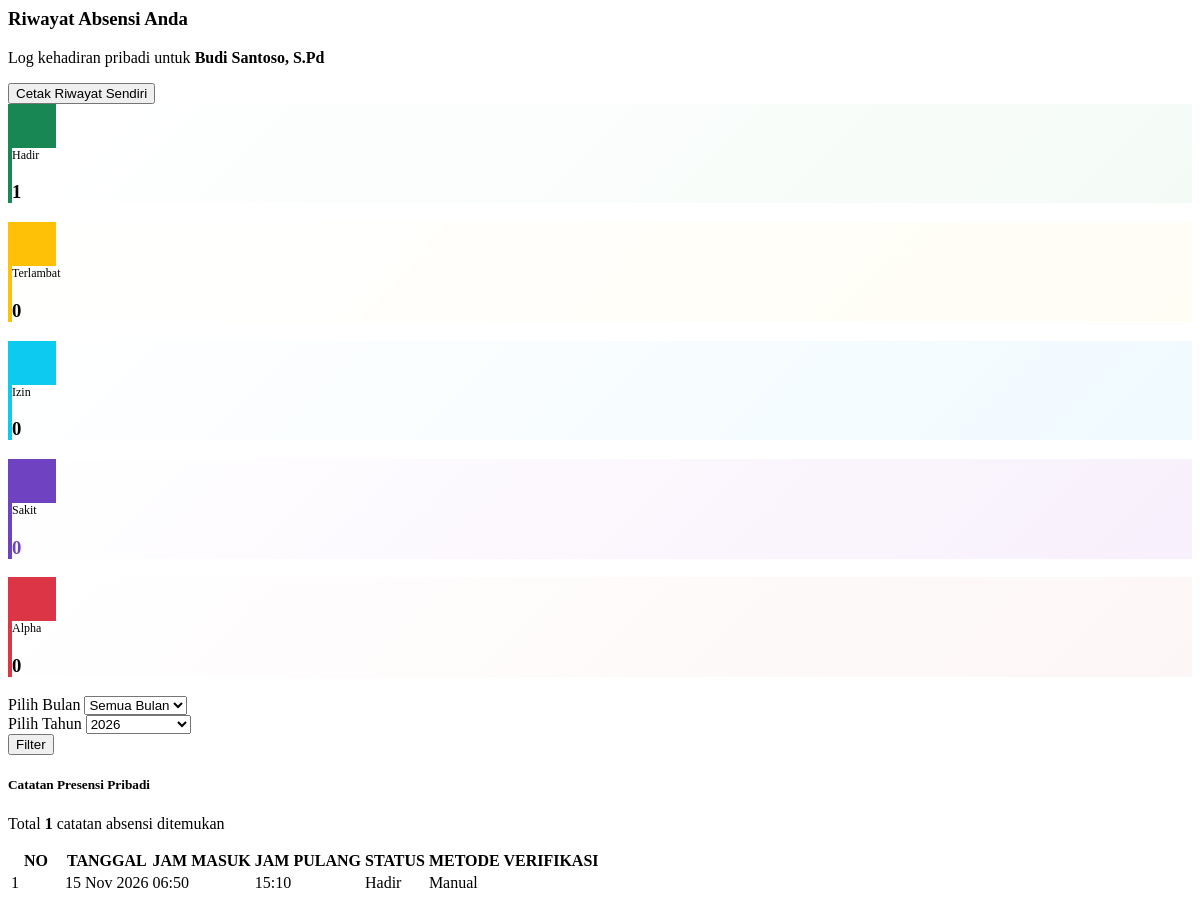
Page /riwayat_absensi.php (signed in) on the committed database.
### tables this page shows
CREATE TABLE IF NOT EXISTS guru (
    id_guru INT AUTO_INCREMENT PRIMARY KEY,
    id_user INT NOT NULL,
    nip VARCHAR(25) UNIQUE,
    nama_guru VARCHAR(100) NOT NULL,
    jenis_kelamin ENUM('L', 'P') NOT NULL,
    email VARCHAR(100) UNIQUE,
    no_hp VARCHAR(20),
    foto VARCHAR(255) DEFAULT NULL,
    face_data TEXT DEFAULT NULL,  
    created_at TIMESTAMP DEFAULT CURRENT_TIMESTAMP,
    FOREIGN KEY (id_user) REFERENCES users(id) ON DELETE CASCADE
);

CREATE TABLE IF NOT EXISTS absensi (
    id_absensi INT AUTO_INCREMENT PRIMARY KEY,
    id_guru INT NOT NULL,
    tanggal DATE NOT NULL,
    jam_masuk TIME DEFAULT NULL,
    jam_pulang TIME DEFAULT NULL,
    status ENUM('Hadir', 'Terlambat', 'Izin', 'Sakit', 'Alpha') NOT NULL,
    metode_verifikasi ENUM('AI Face Recognition', 'Manual') NOT NULL,
    created_at TIMESTAMP DEFAULT CURRENT_TIMESTAMP,
    FOREIGN KEY (id_guru) REFERENCES guru(id_guru) ON DELETE CASCADE,
    
     
    UNIQUE KEY uq_guru_tanggal (id_guru, tanggal),
    INDEX idx_tanggal (tanggal),
    INDEX idx_status (status)
);

### riwayat_absensi.php (the view, shortened to what this page needs)
<?php
$id_user = $_SESSION['user_id'];
$stmt_g = mysqli_prepare($conn, "SELECT id_guru, nama_guru, nip FROM guru WHERE id_user = ?");
mysqli_stmt_bind_param($stmt_g, "i", $id_user);
mysqli_stmt_execute($stmt_g);
$guru_info = mysqli_fetch_assoc(mysqli_stmt_get_result($stmt_g));
$id_guru   = $guru_info['id_guru'];
$nama_guru = $guru_info['nama_guru'];
$filter_tahun = isset($_GET['tahun']) ? trim($_GET['tahun']) : date('Y');
$q_thn = mysqli_query($conn, "SELECT DISTINCT YEAR(tanggal) as thn FROM absensi WHERE id_guru = $id_guru ORDER BY thn DESC");
$list_tahun = [];
while ($t = mysqli_fetch_assoc($q_thn)) {
    if (!empty($t['thn'])) $list_tahun[] = $t['thn'];
}
$where_conditions = ["id_guru = $id_guru"];
if (!empty($filter_tahun)) {
    $where_conditions[] = "YEAR(tanggal) = " . intval($filter_tahun);
}
$where_sql = implode(' AND ', $where_conditions);
$sql_stat = "SELECT
    SUM(CASE WHEN status = 'Hadir' THEN 1 ELSE 0 END) as total_hadir,
    SUM(CASE WHEN status = 'Terlambat' THEN 1 ELSE 0 END) as total_terlambat,
    SUM(CASE WHEN status = 'Izin' THEN 1 ELSE 0 END) as total_izin,
    SUM(CASE WHEN status = 'Sakit' THEN 1 ELSE 0 END) as total_sakit,
    SUM(CASE WHEN status = 'Alpha' THEN 1 ELSE 0 END) as total_alpha,
    COUNT(*) as total_semua
    FROM absensi
    WHERE $where_sql";
$stat = mysqli_fetch_assoc(mysqli_query($conn, $sql_stat));
$total_hadir     = (int)($stat['total_hadir'] ?? 0);
$total_terlambat = (int)($stat['total_terlambat'] ?? 0);
$total_izin      = (int)($stat['total_izin'] ?? 0);
$total_sakit     = (int)($stat['total_sakit'] ?? 0);
$total_alpha     = (int)($stat['total_alpha'] ?? 0);
$total_semua     = (int)($stat['total_semua'] ?? 0);
$sql = "SELECT * FROM absensi WHERE $where_sql ORDER BY tanggal DESC, jam_masuk DESC";
$result = mysqli_query($conn, $sql);
?>
<div class="d-flex flex-column flex-md-row justify-content-between align-items-md-center mb-4 gap-3 no-print">
    <div>
        <h3 class="fw-bold mb-1 text-dark">
            <i class="bi bi-clock-history text-primary me-2"></i>Riwayat Absensi Anda
        </h3>
        <p class="text-muted mb-0">
            Log kehadiran pribadi untuk <strong><?= htmlspecialchars($nama_guru) ?></strong>
        </p>
    </div>
    <div>
        <button onclick="window.print()" class="btn btn-outline-secondary rounded-pill px-4 shadow-sm">
            <i class="bi bi-printer me-2"></i> Cetak Riwayat Sendiri
        </button>
    </div>
</div>
<div class="row g-3 mb-4">
    <div class="col-6 col-md-4 col-xl">
        <div class="card border-0 shadow-sm rounded-4 h-100 p-3" style="background:linear-gradient(135deg, #ffffff, #f4fbf7); border-left:4px solid #198754 !important;">
            <div class="d-flex align-items-center">
                <div class="rounded-4 p-2 d-flex align-items-center justify-content-center text-white me-3 shadow-sm" style="width:44px; height:44px; background:#198754;">
                </div>
                <div>
                    <span class="text-muted small fw-semibold text-uppercase" style="font-size:0.75rem;">Hadir</span>
                    <h3 class="fw-bold mb-0 text-success"><?= $total_hadir ?></h3>
                </div>
            </div>
        </div>
    </div>
    <div class="col-6 col-md-4 col-xl">
        <div class="card border-0 shadow-sm rounded-4 h-100 p-3" style="background:linear-gradient(135deg, #ffffff, #fffdf4); border-left:4px solid #ffc107 !important;">
            <div class="d-flex align-items-center">
                <div class="rounded-4 p-2 d-flex align-items-center justify-content-center text-white me-3 shadow-sm" style="width:44px; height:44px; background:#ffc107;">
                </div>
                <div>
                    <span class="text-muted small fw-semibold text-uppercase" style="font-size:0.75rem;">Terlambat</span>
                    <h3 class="fw-bold mb-0 text-warning"><?= $total_terlambat ?></h3>
                </div>
            </div>
        </div>
    </div>
    <div class="col-6 col-md-4 col-xl">
        <div class="card border-0 shadow-sm rounded-4 h-100 p-3" style="background:linear-gradient(135deg, #ffffff, #f0faff); border-left:4px solid #0dcaf0 !important;">
            <div class="d-flex align-items-center">
                <div class="rounded-4 p-2 d-flex align-items-center justify-content-center text-white me-3 shadow-sm" style="width:44px; height:44px; background:#0dcaf0;">
                </div>
                <div>
                    <span class="text-muted small fw-semibold text-uppercase" style="font-size:0.75rem;">Izin</span>
                    <h3 class="fw-bold mb-0 text-info"><?= $total_izin ?></h3>
                </div>
            </div>
        </div>
    </div>
    <div class="col-6 col-md-4 col-xl">
        <div class="card border-0 shadow-sm rounded-4 h-100 p-3" style="background:linear-gradient(135deg, #ffffff, #f8f0fc); border-left:4px solid #6f42c1 !important;">
            <div class="d-flex align-items-center">
                <div class="rounded-4 p-2 d-flex align-items-center justify-content-center text-white me-3 shadow-sm" style="width:44px; height:44px; background:#6f42c1;">
                </div>
                <div>
                    <span class="text-muted small fw-semibold text-uppercase" style="font-size:0.75rem;">Sakit</span>
                    <h3 class="fw-bold mb-0" style="color:#6f42c1;"><?= $total_sakit ?></h3>
                </div>
            </div>
        </div>
    </div>
    <div class="col-6 col-md-4 col-xl">
        <div class="card border-0 shadow-sm rounded-4 h-100 p-3" style="background:linear-gradient(135deg, #ffffff, #fdf6f6); border-left:4px solid #dc3545 !important;">
            <div class="d-flex align-items-center">
                <div class="rounded-4 p-2 d-flex align-items-center justify-content-center text-white me-3 shadow-sm" style="width:44px; height:44px; background:#dc3545;">
                </div>
                <div>
                    <span class="text-muted small fw-semibold text-uppercase" style="font-size:0.75rem;">Alpha</span>
                    <h3 class="fw-bold mb-0 text-danger"><?= $total_alpha ?></h3>
                </div>
            </div>
        </div>
    </div>
</div>
<div class="card border-0 shadow-sm rounded-4 mb-4 no-print">
    <div class="card-body p-4">
        <form method="GET" action="riwayat_absensi.php" class="row g-3 align-items-end">
            <div class="col-12 col-sm-5 col-md-4">
                <label class="form-label small fw-bold text-muted">Pilih Bulan</label>
                <select name="bulan" class="form-select rounded-pill shadow-sm">
                    <option value="">Semua Bulan</option>
                </select>
            </div>
            <div class="col-12 col-sm-4 col-md-3">
                <label class="form-label small fw-bold text-muted">Pilih Tahun</label>
                <select name="tahun" class="form-select rounded-pill shadow-sm">
                    <?php foreach ($list_tahun as $thn): ?>
                        <option value="<?= $thn ?>" <?= $filter_tahun == $thn ? 'selected' : '' ?>>
                            <?= $thn ?>
                        </option>
                    <?php endforeach; ?>
                </select>
            </div>
            <div class="col-12 col-sm-3 col-md-3 d-flex gap-2">
                <button type="submit" class="btn btn-primary rounded-pill px-4 flex-grow-1 shadow-sm">
                    <i class="bi bi-filter me-1"></i> Filter
                </button>
            </div>
        </form>
    </div>
</div>
<div class="card border-0 shadow-sm rounded-4">
    <div class="card-header bg-white border-0 pt-4 px-4 pb-2 d-flex justify-content-between align-items-center">
        <div>
            <h5 class="fw-bold mb-1 text-dark"><i class="bi bi-list-check text-primary me-2"></i>Catatan Presensi Pribadi</h5>
            <p class="text-muted small mb-0">Total <strong><?= $total_semua ?></strong> catatan absensi ditemukan</p>
        </div>
    </div>
    <div class="card-body p-4 pt-2">
        <div class="table-responsive">
            <table class="table table-hover align-middle mb-0 border-top">
                <thead class="table-light">
                    <tr>
                        <th class="text-muted fw-semibold small py-3 ps-3" style="width:50px;">NO</th>
                        <th class="text-muted fw-semibold small py-3">TANGGAL</th>
                        <th class="text-muted fw-semibold small py-3">JAM MASUK</th>
                        <th class="text-muted fw-semibold small py-3">JAM PULANG</th>
                        <th class="text-muted fw-semibold small py-3">STATUS</th>
                        <th class="text-muted fw-semibold small py-3 text-center">METODE VERIFIKASI</th>
                    </tr>
                </thead>
                <tbody>
                    <?php if(mysqli_num_rows($result) > 0): ?>
                        <?php $no = 1; while($row = mysqli_fetch_assoc($result)): ?>
                        <?php
                            $badge_class = 'bg-secondary';
                            if($row['status'] == 'Hadir') $badge_class = 'bg-success';
                            elseif($row['status'] == 'Terlambat') $badge_class = 'bg-warning text-dark';
                            elseif($row['status'] == 'Izin') $badge_class = 'bg-info text-dark';
                            elseif($row['status'] == 'Sakit') $badge_class = 'bg-purple text-white" style="background:#6f42c1;"';
                            elseif($row['status'] == 'Alpha') $badge_class = 'bg-danger';
                        ?>
                        <tr>
                            <td class="ps-3 py-3 fw-bold text-muted"><?= $no++ ?></td>
                            <td class="py-3">
                                <span class="fw-bold text-dark"><?= date('d M Y', strtotime($row['tanggal'])) ?></span>
                            </td>
                            <td class="py-3">
                                <span class="badge bg-light text-dark border px-2 py-1 font-monospace">
                                    <i class="bi bi-box-arrow-in-right text-success me-1"></i><?= $row['jam_masuk'] ? substr($row['jam_masuk'], 0, 5) : '--:--' ?>
                                </span>
                            </td>
                            <td class="py-3">
                                <span class="badge bg-light text-dark border px-2 py-1 font-monospace">
                                    <i class="bi bi-box-arrow-right text-danger me-1"></i><?= $row['jam_pulang'] ? substr($row['jam_pulang'], 0, 5) : '--:--' ?>
                                </span>
                            </td>
                            <td class="py-3">
                                <span class="badge <?= $badge_class ?> px-3 py-2 rounded-pill fw-semibold">
                                    <?= htmlspecialchars($row['status']) ?>
                                </span>
                            </td>
                            <td class="py-3 text-center">
                                <?php if($row['metode_verifikasi'] === 'AI Face Recognition'): ?>
                                    <span class="badge bg-primary bg-opacity-10 text-primary border border-primary border-opacity-25 px-3 py-2 rounded-pill">
                                        <i class="bi bi-shield-check me-1"></i>AI Face Recognition
                                    </span>
                                <?php else: ?>
                                    <span class="badge bg-secondary bg-opacity-10 text-secondary border px-3 py-2 rounded-pill">
                                        <i class="bi bi-pencil me-1"></i>Manual
                                    </span>
                                <?php endif; ?>
                            </td>
                        </tr>
                        <?php endwhile; ?>
                    <?php else: ?>
                        <tr><td colspan="6" class="text-center py-5 text-muted">Belum ada riwayat absensi untuk kriteria yang dipilih.</td></tr>
                    <?php endif; ?>
                </tbody>
            </table>
        </div>
    </div>
</div>

### rows in the picture
guru: nama_guru "Budi Santoso, S.Pd"
absensi: tanggal "15 Nov 2026", jam_masuk "06:50", jam_pulang "15:10", status "Hadir", metode_verifikasi "Manual"

### other values in the picture
$total_hadir "1"
$total_terlambat "0"
$total_izin "0"
$total_sakit "0"
$total_alpha "0"
$total_semua "1"
form field tahun "2026"
